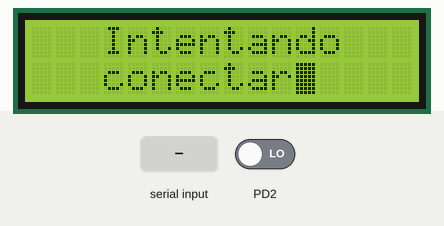
A program run on a simulated ATmega328P, built with avr-gcc and emulated at 16 MHz. Shown: 16×2 character LCD. Wiring (inferred from the signals the program sends): character LCD (HD44780): RS PB5; E PB4; data PB0, PB1, PB2, PB3. Inputs (shaded band) come from the test bench; at power-on: PD2 LOW. What the program prints to the serial monitor is not drawn.

Above: at 1.2 s.
1.3 s: "M" received over Serial
At 3.0 s:
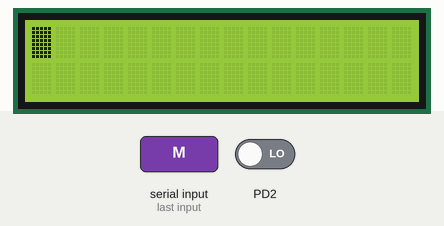
At 8.1 s:
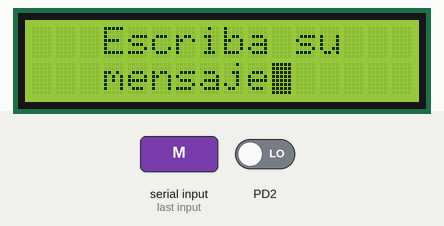
Timing chart, 0 to 9.6 s (numbered marks = the images above; inputs shaded):
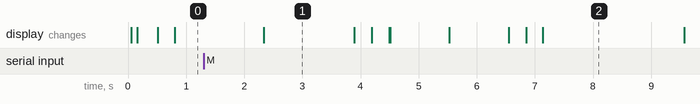

The program:

main.c
```c
/*
 * Tio_salamanca.c
 *
 * Created: 31/07/2022 02:42:55 p. m.
 * Author : Johan Lee
 */

#define F_CPU 16000000
#include <util/delay.h>
#include <avr/io.h>
#include <avr/interrupt.h>
#include <stdio.h>
#include <stdlib.h>
#include <string.h>
#include "DYNAMIC_ARRAY.h"
#include "LCD_SCREEN.h"
#include "USART_COMMUNICATION.h"

typedef struct{
	//uint8_t number;
	uint8_t letter;
}alphabet;

alphabet alph1 [26];
alphabet *ptr_Alphabet = &alph1;

dyn_array phrase;
dyn_array *ptr_Phrase = &phrase;

uint8_t boton_Interrupt = 0;
uint8_t already_Connected = 0;


void init_External_Interrupts(void){
	DDRD &= ~(1<<2);
	EICRA = (1<<ISC01);
	EICRA &= ~(1<<ISC00);
	EIMSK = (1<<INT0);
}


/*void unable_External_Interrupts(void){
	EIMSK &= ~(1<<INT0);
}*/


void init_Timer1(void){
	TCCR1A = 0X00;
	TCCR1B = (1<<CS02) | (1<<CS00);
	TIMSK1 = (1<<OCIE1B) | (1<<OCIE1A);
	OCR1A = 30000;
	OCR1B = 60000;
}


/*void unable_Timer1(void){
	TIMSK1 &= ~(1<<OCIE1B) | ~(1<<OCIE1A);
}*/

//Fill the alphabet from A to Z in the alphabet var
void fill_Alphabet(alphabet *pointer){
	for (uint8_t i = 1; i <= 26; i++, pointer++){
		pointer -> letter = i+64;
	}
}


//Prints the whole alphabet saved, just to test
/*void print_Alphabet(alphabet *pointer){
	for (uint8_t i = 1; i <= 26; i++, pointer++){
		write_LCD(2, pointer -> letter);
	}
}*/


//Writes one space on the LCD to the right
void space_Cursor(void){
	write_LCD(1, 0x14);			//Move cursor one to the right
	write_LCD(2, 0x20);			//Writes a blank character
	write_LCD(1, 0x10);			//Move cursor one to the left
}


/*In case the phrase is bigger than 16 characters, moves the LCD cursor to the second row
and in case is bigger than 32 characters, clean the screen*/
void check_Line_Break(void){
	if (ptr_Phrase -> size == 16){
		gotoXY_LCD(2, 1);
	}
	if (ptr_Phrase -> size >= 32){
		_delay_ms(500);
		clear_LCD();
	}
}


/*External Interrupt
When the button is pressed writes a letter and moves the cursor one to the left
to change the letter in the same position*/
ISR(INT0_vect){
	TCNT1 = 0;
	boton_Interrupt = 1;
	write_LCD(2, ptr_Alphabet -> letter);
	write_LCD(1, 0x10);  //move cursor 1 to the left
	ptr_Alphabet ++;
}


//Comparation A Timer 1 Interrupt
ISR(TIMER1_COMPA_vect){

	if (boton_Interrupt == 1){
		TCNT1 = 0;
		ptr_Alphabet --;
		check_Line_Break();
		add_Element_Array(ptr_Phrase, ptr_Alphabet -> letter);

	}
	else{
		add_Element_Array(ptr_Phrase, ' ');
	}

	ptr_Alphabet = &alph1;
	space_Cursor();
	boton_Interrupt = 0;

}


/*Comparation B Timer 1 Interrupt
When reaches it, sends the string we wrote on the LCD, cleans the screen and starts again*/
ISR(TIMER1_COMPB_vect){

	TCNT1 = 0;
	boton_Interrupt = 0;
	ptr_Alphabet = &alph1;
	clear_LCD();
	return_Home_LCD();
	write_Serial(ptr_Phrase -> elements);
	_delay_ms(500);
	clear_Array(ptr_Phrase);
	clear_LCD();
	TCNT1 = 0;

}


//RX completed interrupt
ISR(USART_RX_vect){
											//Waits for a "M", which means that has been connected
	if (UDR0 == 'M'){
		already_Connected = 1;
		UDR0 = 0;
	}
}


int main(void)
{

	fill_Alphabet(ptr_Alphabet);
	init_LCD((uint8_t *)0x24);
	init_Array(ptr_Phrase);
	sei();									//Enables the interrupts
	init_USART();

											//While is disconncted, writes a sequence on the LCD
	while (already_Connected == 0){
		print_LCD("   Intentando");
		gotoXY_LCD(2,0);
		print_LCD("    conectar");
		_delay_ms(1500);
		clear_LCD();
		_delay_ms(1500);
	}
											/*Once it's connected, starts the sequence and initialize
											the External Interrupts and the Timer*/
	if (already_Connected == 1){
		clear_LCD();
		print_LCD("   Conectado");
		gotoXY_LCD(2, 0);
		print_LCD(" Correctamente");
		_delay_ms(1000);
		clear_LCD();
		_delay_ms(1000);
		print_LCD("   Escriba su");
		gotoXY_LCD(2, 0);
		print_LCD ("    mensaje");
		_delay_ms(500);
		init_External_Interrupts();
		init_Timer1();
	}


    while (1)
	{

	}

}
```

DYNAMIC_ARRAY.c
```c
/*
 * Dinamic_Array.c
 *
 * Created: 01/08/2022 03:17:44 p. m.
 *  Author: Johan Lee
 */

#include <avr/io.h>
#include <stdio.h>
#include <stdlib.h>
#include <string.h>
#include "DYNAMIC_ARRAY.h"

//Initialize the array with 16 memory spaces from the type dyn_array
void init_Array(dyn_array *item){
	item -> size = 0;
	item -> elements = (uint8_t *)calloc(16, sizeof((*item).elements));
	item -> cap = 16;
}

//Increase capacity of array by 4 spaces
void increase_Array(dyn_array *item){
	item -> elements = (uint8_t *)realloc(item -> elements, (4 + item -> cap ));
	if (item -> elements != NULL){
		item -> cap += 4;
	}
}

//Add elements to the array and if is already full, go to the increase_Array function
void add_Element_Array(dyn_array *item, uint8_t letter){
	if (item -> size < item -> cap){
		item -> elements [item -> size] = letter;
		item -> size ++;
	}
													//In case of the array is completely full, go to the increase_Array function and try again
	else{
		//printf("Need to increase the array");
		increase_Array(item);
		add_Element_Array(item, letter);
		//printf("Array increased by four");
	}
}

/*//Show array
void show_Array(dyn_array *item){
	for (int i = 0; i < item -> size; i++){
		printf("The elements of the array are %c\n", (uint8_t) item -> elements[i]);
		printf("The address of  the elements on the array are %ld\n", (long int) (&(*item).elements[i]));
	}
	printf("The size of the array is %d\n", item -> size);
	printf("The capacity of the array is %d\n", item -> cap);
}*/


//Clear the array we have by setting all memory in 0
void clear_Array(dyn_array *item){
	memset(item -> elements, 0, (sizeof(item -> elements) * (item -> cap)));
	item -> size = 0;
	item -> cap = 16;
}

//Erase the array, releasing the memory we took
void erase_Array(dyn_array *item){
	free(item);
}
```

DYNAMIC_ARRAY.h
```c
/*
 * Dinamic_Array.h
 *
 * Created: 01/08/2022 03:19:05 p. m.
 *  Author: Johan Lee
 *		Implementation notes:
 *		1-This library was made to be used with any char character, but it´s recommended to use it in uint8_t format
		2-Also, to use it correctly, characters must be added one by one
 */


#ifndef DYNAMIC_ARRAY_H_
#define DYNAMIC_ARRAY_H_


typedef struct{
	uint8_t *elements;
	uint8_t size;
	uint8_t cap;
}dyn_array;


void init_Array(dyn_array *item);
/*Initialize the array with 16 memory spaces
	The parameter must be the pointer of the dyn_array variable made previously
*/


void increase_Array(dyn_array *item);
/*Increase capacity of array by 4 spaces
	The parameter must be the pointer of the dyn_array variable made previously
*/


void add_Element_Array(dyn_array *item, uint8_t letter);
/*Add elements to the array and if is already full, go to the increase_Array function
	The parameter must be:
							 *item: The pointer of the dyn_array variable
							 letter: The letter that must be add to the array in uint8_t format
*/


void clear_Array(dyn_array *item);
/*Clear the array we have by setting all memory in 0
	The parameter must be the pointer of the dyn_array variable made previously
*/

void erase_Array(dyn_array *item);
/*Erase the array, releasing the memory we took
	The parameter must be the pointer of the dyn_array variable made previously
*/


//void show_Array(dyn_array *item);
#endif /* DINAMIC_ARRAY_H_ */
```

USART_COMMUNICATION.c
```c
/*
 * USART_COMMUNICATION.c
 *
 * Created: 28/08/2022 10:22:40 p. m.
 *  Author: Johan Lee
 */

#ifndef F_CPU
#define F_CPU 16000000
#endif

#define BAUD 1200						//Baudrate size
#define BRC ((F_CPU/(16*BAUD))-1)		//Baudrate configuration

#include <stdio.h>
#include <avr/io.h>
#include <avr/interrupt.h>
#include <util/delay.h>

//Attach one "character" of 8 bits in uint8_t format
void attach_Serial (uint8_t data){
	UDR0 = data;
	_delay_ms(30);
}

//Makes a line break and returns the carriage at the start
void line_Break_Serial (){
	attach_Serial(10);				//Break line
	attach_Serial(13);				//Carriage return
}

//Send a complete string through the usart protocol
void write_Serial (uint8_t *string){
	while (*string != NULL){
		attach_Serial(*string);
		string++;
	}
	line_Break_Serial();
}

//Initiate the UART protocol
void init_USART (){
	UBRR0H = (BRC>>8);												//Baudrate configuration displaced 8 bits to the right
	UBRR0L = BRC;													//Baudrate configuration
	UCSR0B = (1<<RXEN0) | (1<<TXEN0) | (1<<RXCIE0);					/*Receiver enable | Transmitter enable
																	  RX Complete Interrupt Enable*/
	UCSR0C = (1<<UCSZ01) | (1<<UCSZ00);								//Word lenght of 8 bits
}
```

USART_COMMUNICATION.h
```c
/*
 * USART_COMMUNICATION.h
 *
 * Created: 28/08/2022 10:26:24 p. m.
 *  Author: Johan Lee
 *		Implementation notes
 *		1 - This library was made to communicate to 1200 baudrates, 8 bits wordlenght, no parity, 1 stop bit
 *		2 - To change the baudrate, change the "BAUD" definition in the .c file at the top
 */


#ifndef USART_COMMUNICATION_H_
#define USART_COMMUNICATION_H_


void attach_Serial (uint8_t data);
/*Attach one "character" of 8 bits to the TX in uint8_t format
  The parameter must be the "character" in uint8_t format*/


void line_Break_Serial ();
//Makes a line break and returns the carriage at the start


void write_Serial (uint8_t *string);
/*Send a complete string through the usart protocol
  The parameter must be a uint8_t string*/


void init_USART ();
//Initiate the UART protocol

#endif /* USART_COMMUNICATION_H_ */
```

LCD_SCREEN.c
```c
/*
 * LCD_SCREEN.c
 *
 * Created: 01/08/2022 04:27:52 p. m.
 *  Author: Johan Lee
 */

#ifndef F_CPU
#define F_CPU 16000000
#endif

#include <util/delay.h>
#include <avr/io.h>
#include <stdio.h>
#include <stdlib.h>
#include "LCD_SCREEN.h"


uint8_t *DDR;
uint8_t *PORT;
uint8_t *PIN;


uint8_t bitmask_Less4_Significant (uint8_t value);
uint8_t bitmask_Most4_Significant_Shifted (uint8_t value);
void write_LCD_8bits (uint8_t action, uint8_t data);


//Returns the 4 less significants bits from a uint8_t value
uint8_t bitmask_Less4_Significant (uint8_t value){
	uint8_t mask = 0x0F;
	value = value & mask;
	return value;
}


//Returns the 4 most significants bits from a uint8_t value shifted in the 4 less significants bits
uint8_t bitmask_Most4_Significant_Shifted (uint8_t value){
	uint8_t mask = 0xF0;
	value = value & mask;
	value = value >> 4;
	return value;
}


//Does a enable function to write control commands or write on the screen of the LCD
void enable_LCD (void){
	*PORT &= ~(1<<4);			//Turns off the enable pin
	_delay_ms(1);
	*PORT |= (1<<4);			//Turns on the enable pin
	_delay_ms(1);
	*PORT &= ~(1<<4);			//Turns off the enable pin
	_delay_ms(10);
}


/*Writes a command or character on the LCD using 4 bits configuration
  The parameters must be:
							 action: 1 for control commands
									 2 for characters on the screen
							 data: the value of the command control or the ASCII value of the character
*/
void write_LCD (uint8_t action, uint8_t data){
	uint8_t register_Select = 0;

	if (action == 2){
		register_Select |= (1<<5);
	}

	*PORT = bitmask_Most4_Significant_Shifted(data)+ register_Select;
	enable_LCD();
	*PORT = bitmask_Less4_Significant(data) + register_Select;
	enable_LCD();
}


/*Writes a command or character on the LCD using 8 bits configuration, this is ONLY used in the
  init_LCD(uint8_t) function
  The parameters must be:
							action: 1 for control commands
									2 for characters on the screen
							data: the value of the command control or the ASCII value of the character
  */
void write_LCD_8bits (uint8_t action, uint8_t data){
	uint8_t register_Select = 0;

	if (action == 2){
		register_Select |= (1<<5);
	}

	*PORT = bitmask_Most4_Significant_Shifted(data) + register_Select;
	enable_LCD();
}


//Clear the LCD
void clear_LCD (void){
	write_LCD(1, 0x01);
}


//Returns the cursor to home position
void return_Home_LCD (void){
	write_LCD(1, 0x02);
}


/*Initializes the LCD screen when it begins the program
	The parameter must be the DDR direction from one port
	0x24 set the PORTB
	0x27 set the PORTC
	0x2A set the PORTD
*/
void init_LCD(uint8_t *dir_DDRX){

	DDR = dir_DDRX;

	switch ((uint8_t)dir_DDRX){
											//Set the PORTB to be used
		case 0x24:
			PIN = (uint8_t*) 0x23;
			PORT = (uint8_t*) 0x25;
			break;
											//Set the PORTC to be used
		case 0x27:
			PIN = (uint8_t*) 0x26;
			PORT = (uint8_t*) 0x28;
			break;
											//Set the PORTD to be used
		case 0x2A:
			PIN = (uint8_t*) 0x29;
			PORT = (uint8_t*) 0x2B;
			break;

		default:
			exit(EXIT_FAILURE);
			break;
	}

											//Initializes the LCD
	*DDR = 0x3F;
	_delay_ms(50);
	write_LCD_8bits(1, 0x30);
	write_LCD_8bits(1, 0x30);
	write_LCD_8bits(1, 0x30);
	write_LCD_8bits(1, 0x20);
	write_LCD(1, 0x28);
	write_LCD(1, 0x0F);
	clear_LCD();
	write_LCD(1, 0x06);

}


/*The LCD cursor moves to a specified position
  The parameters must be:
							 row: 1 to write in the first row
								  2 to write in the second row
							 col: 1-16 to write in the selected column
*/
void gotoXY_LCD (uint8_t row, uint8_t col){
	uint16_t coordinate;
	if (row == 1){
		coordinate = 0x7F + col;
	}
	else{
		coordinate = 0xBF + col;
	}
	write_LCD(1, coordinate);
}


/*Writes a whole phrase on the LCD until gets a NULL
  The parameter must be a string
*/
void print_LCD(uint8_t *string){
	while (*string != NULL){
		write_LCD(2, *string);
		string ++;
	}
}
```

LCD_SCREEN.h
```c
/*
 * LCD_SCREEN.h
 *
 * Created: 04/08/2022 08:15:06 p. m.
 *  Author: Johan Lee
  *		Implementation notes
  *		1 - This library was made to be used in 4 bits LCD configuration and to be used with the atmega328p micro-controller
  *		2 - There are needed 6 bits from a port (THE SAME PORT), but it is recommended to use a entire port
  *		3 - The connection to the LCD must be done as it follows
  *			PORTX = x, x, RS, E, D7, D6, D5, D4
 */


#ifndef LCD_SCREEN_H_
#define LCD_SCREEN_H_


void enable_LCD (void);
//Does a enable function to write control commands or write on the screen of the LCD


void write_LCD (uint8_t action, uint8_t data);
/*Writes a command or character on the LCD using 4 bits configuration
  The parameters must be:
							 action: 1 for control commands
									 2 for characters on the screen
							 data: the value of the command control or the ASCII value of the character
*/


void clear_LCD (void);
//Clear the LCD


void return_Home_LCD (void);
//Returns the cursor to home position


void init_LCD(uint8_t *dir_DDRX);
/*Initializes the LCD screen when it begins the program
	The parameter must be the DDR direction from one port
	0x24 set the PORTB
	0x27 set the PORTC
	0x2A set the PORTD
*/


void gotoXY_LCD (uint8_t row, uint8_t col);
/*The LCD cursor moves to a specified position
  The parameters must be:
							 row: 1 to write in the first row
								  2 to write in the second row
							 col: 1-16 to write in the selected column
*/


void print_LCD(uint8_t *string);
/*Writes a whole phrase on the LCD until gets a NULL
  The parameter must be a string
*/


#endif /* LCD_SCREEN_H_ */
```

Measured:
- after the input at 1.3 s, the display: first differs from a run without the input after 2.9 s (image 2 shows a later state)
- what the display in image 1 shows lasts 1.6 s, from 2.3 s to 3.9 s
